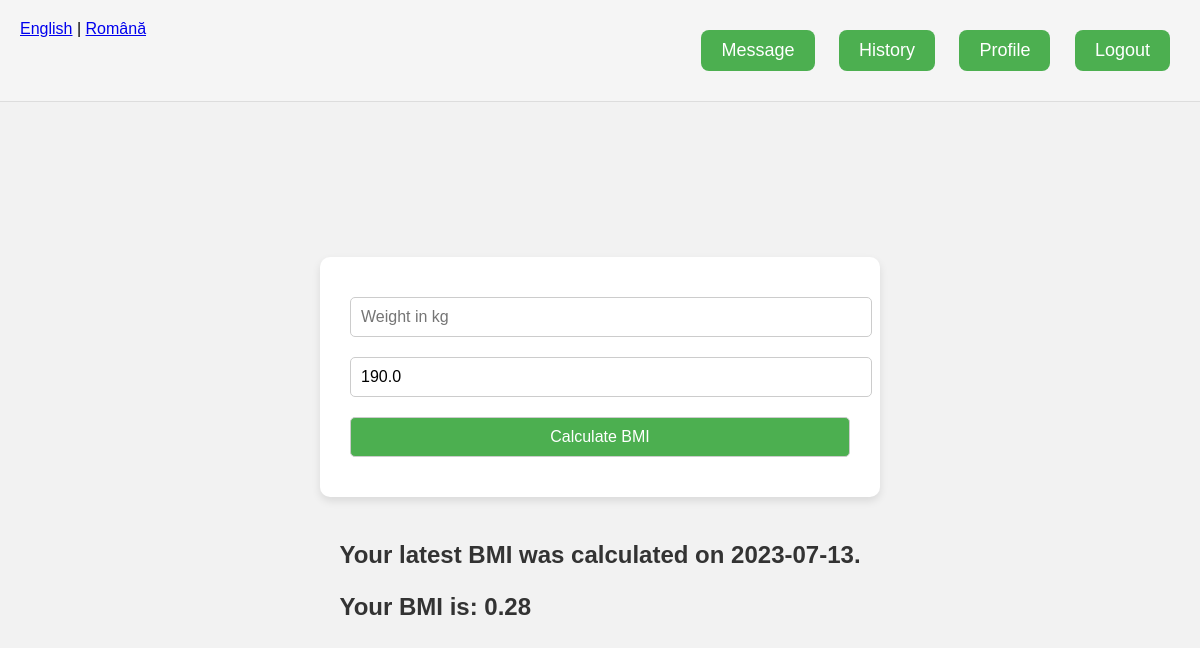
The app's page /index (signed in) with its own data.
### database.py (models this page shows)
class UserProfile(db.Model):
    id = db.Column(db.Integer, primary_key=True)
    user_id = db.Column(db.Integer, db.ForeignKey('user.id'), nullable=False)
    name = db.Column(db.String(100), nullable=False)
    height = db.Column(db.Float, nullable=False)
    age = db.Column(db.Integer, nullable=False)
    gender = db.Column(db.String(10), nullable=False)
    activity_level = db.Column(db.String(10), nullable=False)

### BMIRecord.py (models this page shows, shortened)
class BMIRecord(db.Model):
    id = db.Column(db.Integer, primary_key=True)
    bmi = db.Column(db.Float, nullable=False)
    weight = db.Column(db.Float, nullable=False)  # New field
    height = db.Column(db.Float, nullable=False)  # New field
    user_id = db.Column(db.Integer, db.ForeignKey('user.id'), nullable=False)
    date = db.Column(db.DateTime, default=datetime.utcnow)

### app.py (the view, shortened to what this page needs)
@app.route('/index', methods=['GET', 'POST'])
@login_required
def index():
    profile = UserProfile.query.filter_by(user_id=current_user.id).first()
    height = profile.height if profile else None
    bmi_record = BMIRecord.query.filter_by(user_id=current_user.id).order_by(BMIRecord.date.desc()).first()
    bmi = bmi_record.bmi if bmi_record else None
    recommendation = ''
    return render_template('index.html', bmi=bmi, recommendation=recommendation, bmi_record=bmi_record, height=height)

### app.py (called while the page is built)
def get_locale():
    return session.get('lang', 'en')

@login_manager.user_loader
def load_user(user_id):
    return User.query.get(int(user_id))

### templates/index.html (shortened to what this page needs)
{% extends "base.html" %}
{% block content %}
<div class="container">
    <form action="/index" method="post">
        <input type="number" name="weight" placeholder="{{ _('Weight in kg') }}" required>
        <input type="number" name="height" placeholder="{{ _('Height in cm') }}" value="{{ height }}" required>
        <input type="submit" value="{{ _('Calculate BMI') }}">
    </form>
    <div class="result">
        {% if bmi %}
            {% if bmi_record %}
                <p>{{ _('Your latest BMI was calculated on') }} {{ bmi_record.date.strftime('%Y-%m-%d') }}.</p>
            {% endif %}
            <p>{{ _('Your BMI is:') }} {{ bmi }}</p>
        {% endif %}
    </div>
</div>
{% endblock %}

### static/styles.css (style rules this page uses)
body { font-family: Arial, sans-serif; background-color: #f2f2f2; margin: 0; padding: 0; height: 100vh; display: flex; flex-direction: column; }
.container { flex-grow: 1; display: flex; flex-direction: column; justify-content: center; align-items: center; padding: 20px; }
form { background-color: #ffffff; padding: 30px; border-radius: 10px; box-shadow: 0 4px 8px rgba(0, 0, 0, 0.1); text-align: center; width: 100%; max-width: 500px; }
input { margin: 10px 0; padding: 10px; font-size: 16px; border-radius: 5px; border: 1px solid #ccc; width: 100%; }
input[type="submit"] { background-color: #4CAF50; color: white; cursor: pointer; }
p { font-size: 24px; font-weight: bold; color: #333; }
.result { margin-top: 20px; }
body { font-family: Arial, sans-serif; }

### records on screen
UserProfile: height "190.0"
BMIRecord: date "2023-07-13", bmi "0.28"
